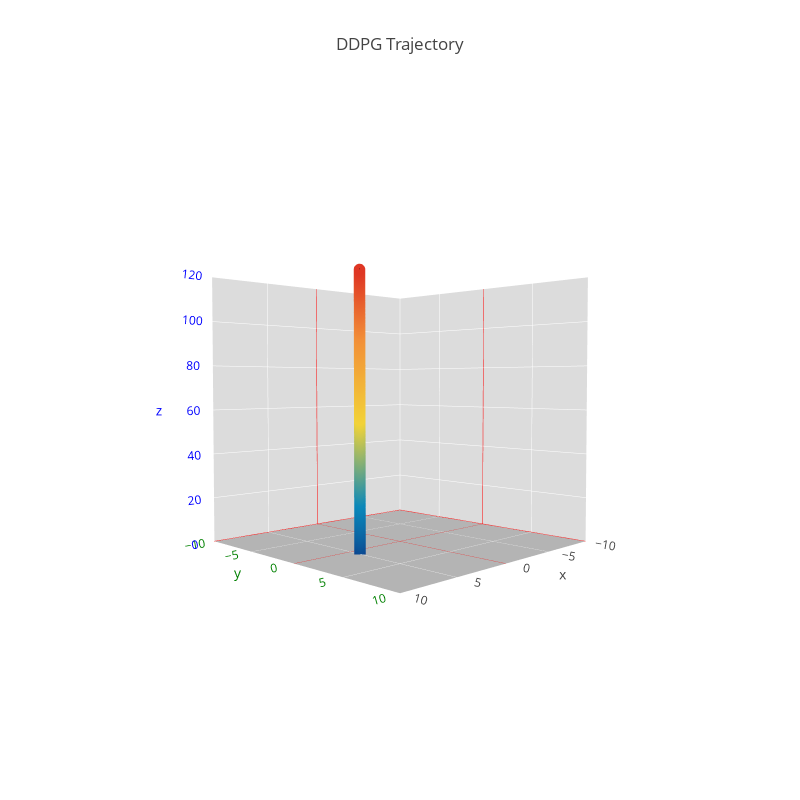

Source (notebook cell):
### Markdown cell above
### 3D Trajectory for DDPG Agent

* <font color='blue'>Blue mark</font> represnets the start Point
* <font color='red'>Red mark</font> represnets the end Point

### Code cell
visuals.plot_trajectory_3d(file_ddpg_vtakeoff, 'DDPG Trajectory', filename='DDPG Trajectory',
                           width=800, height=800, axis_ranges=([-10,10], [-10,10], [0,120]))

### Figure 1 — Plotly figure (JSON) as saved in the notebook; plotly's stock layout.template omitted (floating-point values rounded to 4 significant figures; data arrays with more than 128 entries replaced by an {"elided": "..."} marker saying what was removed)
{"data": [{"line": {"color": "#000000", "width": 1}, "marker": {"color": {"elided": "252 float values"}, "colorscale": "Portland", "size": 4}, "type": "scatter3d", "uid": "8ac09e47-7f55-484c-9422-7768d56fe870", "x": {"elided": "252 int values"}, "y": {"elided": "252 int values"}, "z": {"elided": "252 float values"}}], "layout": {"autosize": false, "height": 800, "scene": {"camera": {"center": {"x": 0, "y": 0, "z": 0}, "eye": {"x": 2, "y": 2, "z": 0.1}, "up": {"x": 0, "y": 0, "z": 1}}, "xaxis": {"backgroundcolor": "rgb(220, 220, 220)", "gridcolor": "rgb(255, 255, 255)", "range": [-10, 10], "showbackground": true, "zerolinecolor": "rgb(255, 0, 0)"}, "yaxis": {"backgroundcolor": "rgb(220, 220, 220)", "color": "green", "gridcolor": "rgb(255, 255, 255)", "range": [-10, 10], "showbackground": true, "zerolinecolor": "rgb(255, 0, 0)"}, "zaxis": {"backgroundcolor": "rgb(180, 180, 180)", "color": "blue", "gridcolor": "rgb(255, 255, 255)", "range": [0, 120], "showbackground": true, "zerolinecolor": "rgb(255, 0, 0)"}}, "title": {"text": "DDPG Trajectory"}, "width": 800}}
